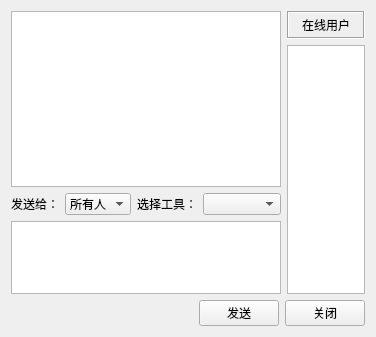
<?xml version="1.0" encoding="UTF-8"?>
<ui version="4.0">
 <class>MRoomClient</class>
 <widget class="QWidget" name="MRoomClient">
  <property name="geometry">
   <rect>
    <x>0</x>
    <y>0</y>
    <width>376</width>
    <height>337</height>
   </rect>
  </property>
  <layout class="QGridLayout" name="gridLayout">
   <item row="0" column="0">
    <layout class="QVBoxLayout" name="verticalLayout_2">
     <item>
      <widget class="QTextBrowser" name="msgTextBrowser"/>
     </item>
     <item>
      <layout class="QHBoxLayout" name="horizontalLayout_3">
       <item>
        <widget class="QLabel" name="sendToLabel">
         <property name="text">
          <string>发送给：</string>
         </property>
        </widget>
       </item>
       <item>
        <widget class="QComboBox" name="sendToComboBox">
         <item>
          <property name="text">
           <string>所有人</string>
          </property>
         </item>
         <item>
          <property name="text">
           <string>教师</string>
          </property>
         </item>
        </widget>
       </item>
       <item>
        <widget class="QLabel" name="toolLabel">
         <property name="text">
          <string>选择工具：</string>
         </property>
        </widget>
       </item>
       <item>
        <widget class="QComboBox" name="toolComboBox">
         <property name="enabled">
          <bool>true</bool>
         </property>
         <item>
          <property name="text">
           <string/>
          </property>
         </item>
         <item>
          <property name="text">
           <string>文件传输</string>
          </property>
         </item>
        </widget>
       </item>
      </layout>
     </item>
     <item>
      <widget class="QTextEdit" name="msgTextEdit">
       <property name="minimumSize">
        <size>
         <width>0</width>
         <height>73</height>
        </size>
       </property>
       <property name="maximumSize">
        <size>
         <width>16777215</width>
         <height>73</height>
        </size>
       </property>
      </widget>
     </item>
    </layout>
   </item>
   <item row="0" column="1">
    <layout class="QVBoxLayout" name="verticalLayout">
     <item>
      <widget class="QLabel" name="userNums">
       <property name="tabletTracking">
        <bool>false</bool>
       </property>
       <property name="autoFillBackground">
        <bool>false</bool>
       </property>
       <property name="frameShape">
        <enum>QFrame::Box</enum>
       </property>
       <property name="frameShadow">
        <enum>QFrame::Sunken</enum>
       </property>
       <property name="text">
        <string>在线用户</string>
       </property>
       <property name="alignment">
        <set>Qt::AlignBottom|Qt::AlignHCenter</set>
       </property>
      </widget>
     </item>
     <item>
      <widget class="QListWidget" name="userListWidget">
       <property name="maximumSize">
        <size>
         <width>100</width>
         <height>16777215</height>
        </size>
       </property>
      </widget>
     </item>
    </layout>
   </item>
   <item row="1" column="0" colspan="2">
    <layout class="QHBoxLayout" name="horizontalLayout_2">
     <item>
      <spacer name="horizontalSpacer">
       <property name="orientation">
        <enum>Qt::Horizontal</enum>
       </property>
       <property name="sizeHint" stdset="0">
        <size>
         <width>40</width>
         <height>20</height>
        </size>
       </property>
      </spacer>
     </item>
     <item>
      <widget class="QPushButton" name="sendBtn">
       <property name="text">
        <string>发送</string>
       </property>
      </widget>
     </item>
     <item>
      <widget class="QPushButton" name="closeBtn">
       <property name="text">
        <string>关闭</string>
       </property>
      </widget>
     </item>
    </layout>
   </item>
  </layout>
 </widget>
 <layoutdefault spacing="6" margin="11"/>
 <resources/>
 <connections/>
</ui>
